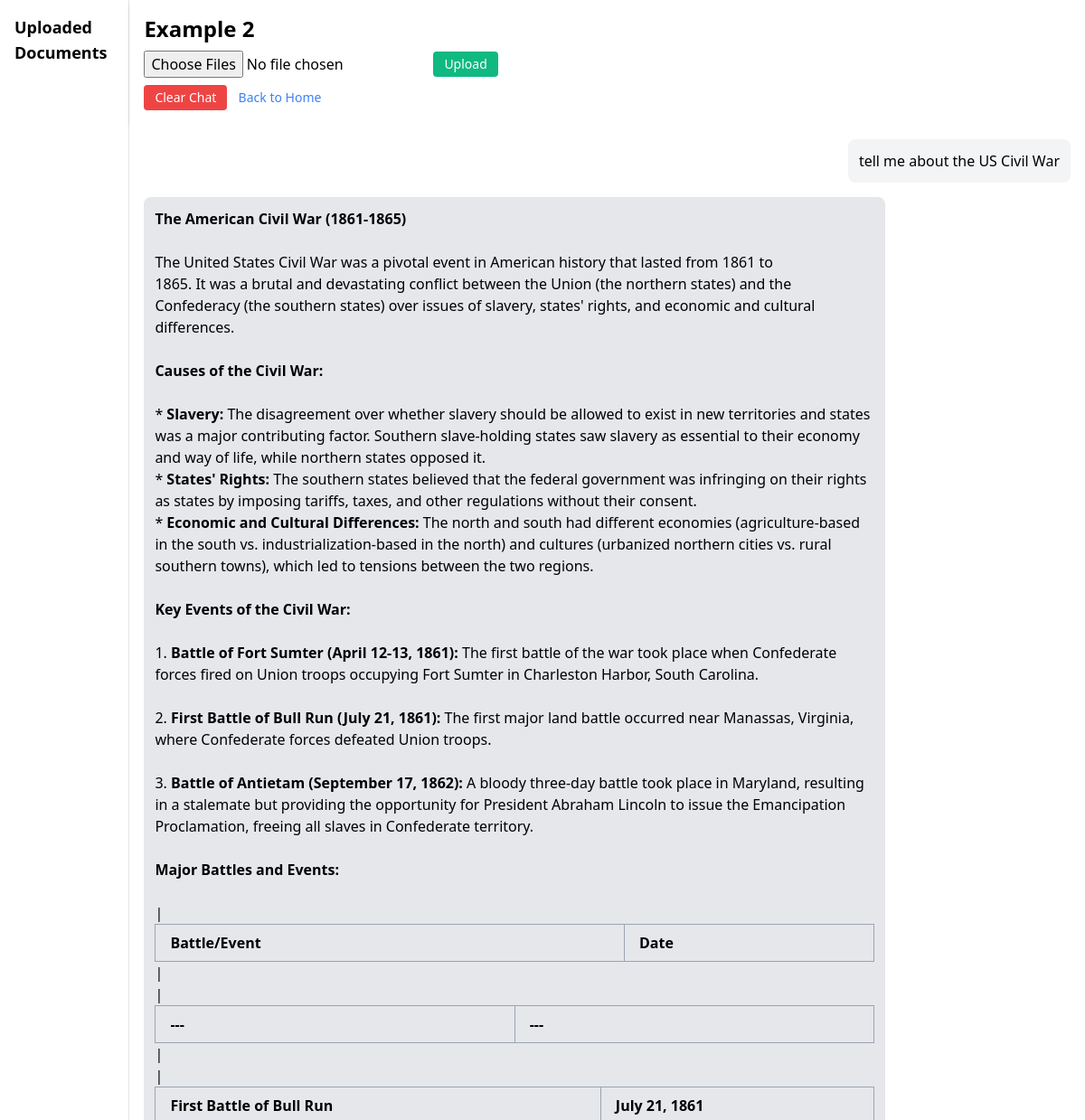
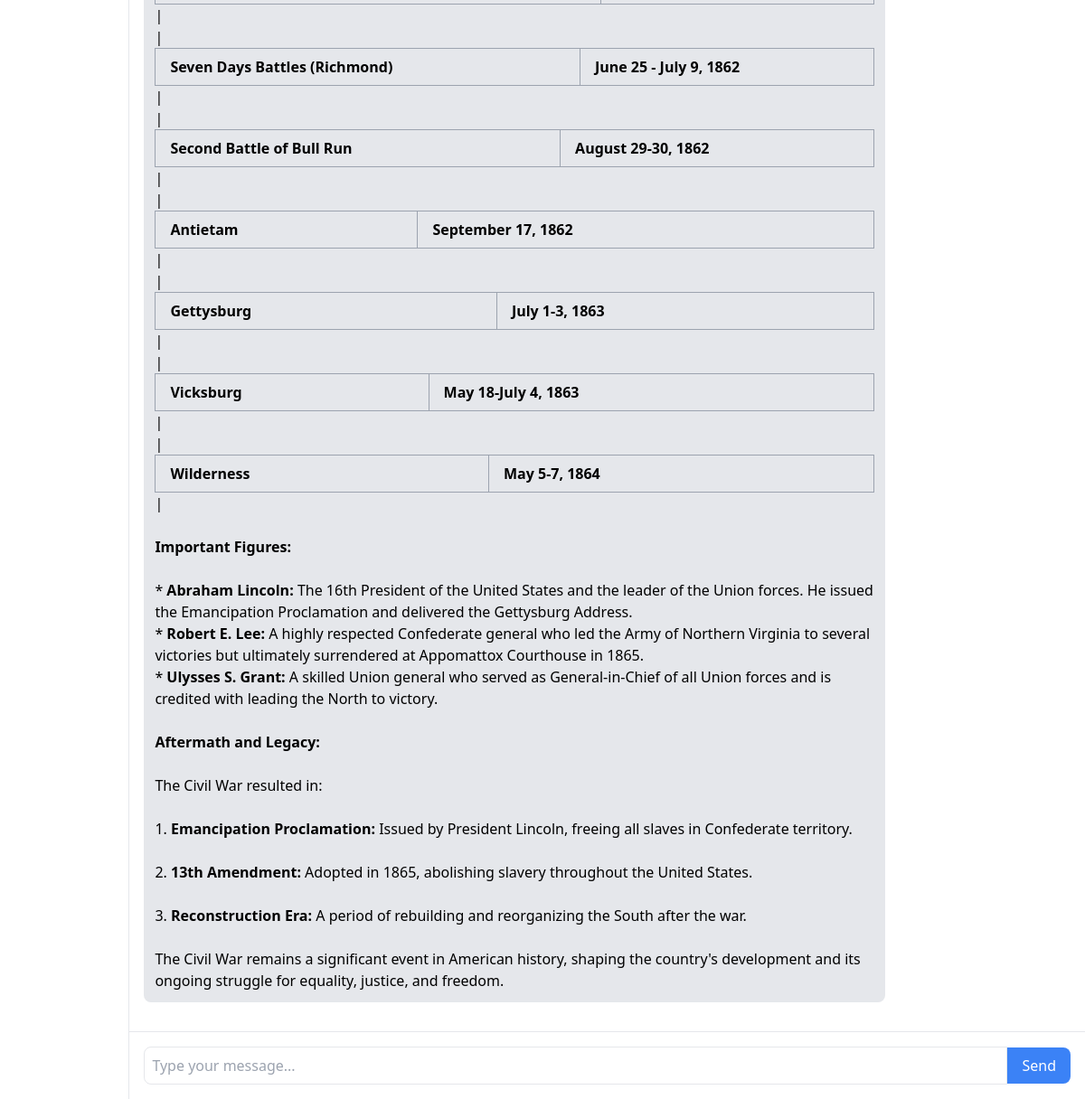
/chat/2 (signed in), run on the app's committed database (2 pictures, top to bottom).
### models.py (models this page shows)
class Chat(db.Model):
    id = db.Column(db.Integer, primary_key=True)
    title = db.Column(db.String(150), nullable=False)
    user_id = db.Column(db.Integer, db.ForeignKey('user.id'), nullable=False)
    messages = db.relationship('Message', backref='chat', lazy=True, cascade="all, delete-orphan")

class Message(db.Model):
    id = db.Column(db.Integer, primary_key=True)
    content = db.Column(db.Text, nullable=False)
    timestamp = db.Column(db.DateTime, default=datetime.utcnow)
    is_user = db.Column(db.Boolean, default=True)
    chat_id = db.Column(db.Integer, db.ForeignKey('chat.id'), nullable=False)
    citations = db.Column(db.Text)
    def get_citations(self):
        return json.loads(self.citations) if self.citations else []

### app.py (the view)
@app.route("/chat/<int:chat_id>")
@login_required
def chat(chat_id):
    chat = Chat.query.get_or_404(chat_id)
    messages = Message.query.filter_by(chat_id=chat.id).order_by(Message.timestamp).all()
    return render_template('chat.html', chat=chat, messages=messages)

### app.py (called while the page is built)
@login_manager.user_loader
def load_user(user_id):
    return User.query.get(int(user_id))

### templates/chat.html (shortened to what this page needs)
<!DOCTYPE html>
<html lang="en">
<head>
    <link href="https://cdn.jsdelivr.net/npm/tailwindcss@2.2.19/dist/tailwind.min.css" rel="stylesheet">
</head>
<body class="bg-gray-100">
    <div class="chat-layout">
        <div class="documents-pane bg-white p-4 border-r">
            <h2 class="text-lg font-bold mb-4">Uploaded Documents</h2>
        </div>
        <div class="main-chat-area">
            <div class="p-4 bg-white shadow-md">
                <h1 class="text-2xl font-bold mb-2">{{ chat.title }}</h1>
                <div class="mb-2">
                    <form action="{{ url_for('upload_documents', chat_id=chat.id) }}" method="post" enctype="multipart/form-data" class="flex items-center">
                        <input type="file" name="documents" multiple accept=".txt,.doc,.docx,.pdf,.xls,.xlsx,.ppt,.pptx" class="mr-2">
                        <button type="submit" class="bg-green-500 text-white px-3 py-1 rounded text-sm hover:bg-green-600">Upload</button>
                    </form>
                </div>
                <form action="{{ url_for('clear_chat', chat_id=chat.id) }}" method="post" onsubmit="return confirm('Are you sure you want to clear this chat? This will delete all messages and uploaded documents.');" class="inline-block">
                    <button type="submit" class="bg-red-500 text-white px-3 py-1 rounded text-sm hover:bg-red-600">Clear Chat</button>
                </form>
                <a href="{{ url_for('home') }}" class="text-blue-500 hover:underline text-sm ml-2">Back to Home</a>
            </div>
            <div class="chat-container bg-white" data-chat-id="{{ chat.id }}">
                {% for message in messages %}
                    <div class="flex {% if message.is_user %}justify-end{% else %}justify-start{% endif %} mb-4">
                        <div class="message {% if message.is_user %}user-message{% else %}bot-message{% endif %} rounded-lg p-3">
                            {% if message.is_user %}
                                {{ message.content }}
                            {% else %}
                                {{ message.content|safe }}
                            {% endif %}
                        </div>
                    </div>
                {% endfor %}
            </div>
            <div class="p-4 bg-white border-t">
                <div class="flex items-center">
                    <textarea id="userInput" class="flex-grow border rounded-l-lg p-2 focus:outline-none focus:ring-2 focus:ring-blue-500" rows="1" placeholder="Type your message..."></textarea>
                    <button id="sendButton" class="bg-blue-500 text-white px-4 py-2 rounded-r-lg hover:bg-blue-600 focus:outline-none focus:ring-2 focus:ring-blue-500">Send</button>
                </div>
            </div>
        </div>
    </div>
</body>
</html>

### templates/chat.html (style rules this page uses)
body, html { height: 100%; margin: 0; }
.chat-layout { display: flex; height: 100vh; }
.documents-pane { width: 250px; overflow-y: auto; }
.main-chat-area { flex-grow: 1; display: flex; flex-direction: column; height: 100vh; }
.chat-container { flex-grow: 1; overflow-y: auto; padding: 1rem; }
.message { max-width: 80%; word-wrap: break-word; }
.user-message { background-color: #f3f4f6; }
.bot-message { background-color: #e5e7eb; }
#userInput { min-height: 40px; max-height: 120px; resize: none; overflow-y: auto; }

### data on the page
Chat: title "Example 2"
Message: content "tell me about the US Civil War"
Message: content "The American Civil War (1861-1865) The United States Civil War was a pivotal event in American history that lasted from 1861 to 1865. It was a brutal and devastating conflict between the Union (the northern states) and the Confederacy (the southern states) over issues of slavery, states' rights, and economic and cultural differences. Causes of the Civil War: * Slavery: The disagreement over whether slavery should be allowed to exist in new territories and states was a major contributing factor. Southern slave-holding states saw slavery as essential to their economy and way of life, while northern states opposed it. * States' Rights: The southern states believed that the federal government…"
